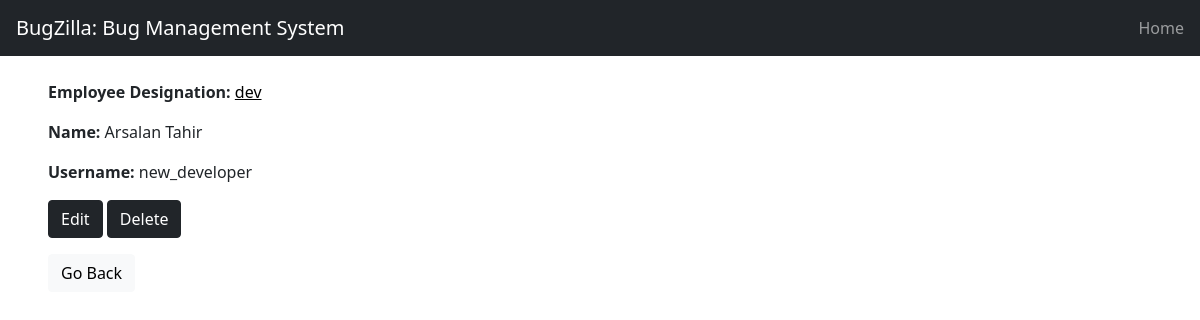
The app's page /users/8 (signed in) with its own data.
### userprofile/models.py (models this page shows, shortened)
class Profile(models.Model):
  user = models.OneToOneField(User, on_delete=models.CASCADE, primary_key=True)
  designation = models.CharField(max_length=3, choices = USER_TYPES+(('man', 'Manager'),), default='dev')

### userprofile/views.py (the view)
# urls.py: path('<int:pk>', UserDetailView.as_view(), name='user-detail'),
class UserDetailView(LoginRequiredMixin, DetailView):
  redirect_field_name = 'rt'
  template_name = 'profile_view.html'
  context_object_name = 'user_profile'
  allow_empty = False
  queryset = Profile.objects.all()
  def get_object(self):
    try:
      current_user = Profile.objects.get(user=self.request.user)
      if current_user.designation == 'man':
        return Profile.objects.get(user=User.objects.get(id=self.kwargs['pk']))
      else:
        raise Http404
    except:
      raise Http404

### userprofile/templates/profile_view.html
{% extends 'base.html' %}
{% block content%}
  <div class="pt-4 mx-5">
    <p>
      <strong>
        Employee Designation:
      </strong>
      <a style="color:black; "
          href="{% url 'user-list' slug='dev'%}">
        {{ user_profile.designation }}
      </a>
    </p>
    <p>
      <strong>
        Name:
      </strong>
      {{ user_profile.user.get_full_name }}
    </p>
    <p>
      <strong>
        Username:
      </strong>
      {{ user_profile.user.username }}
    </p>
    <a class="btn btn-dark"
        href="{% url 'update-user' id=user_profile.user.id%}">
      Edit
    </a>
    <a class="btn btn-dark"
          href="{% url 'delete-user' id=user_profile.user.id%}">
      Delete
    </a>
    <br>
    <a class="mt-3 btn btn-light"
        href="{% url 'user-list' slug=user_profile.designation%}">
      Go Back
    </a>
  </div>
{%endblock%}

### records on screen
Profile: designation "dev", user.get_full_name "Arsalan Tahir", user.username "new_developer"
